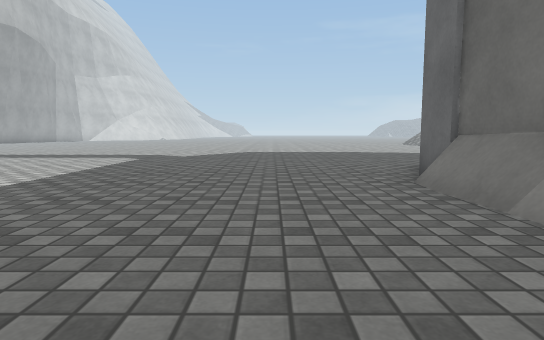
[1] (above)

24 first-person views from a walk through a scene from a Unity 3-D project. The camera is 0.72 m above the floor, tilts 6° down and sees 75° across. The floor is counted in squares, 1 m on a side. Each view is taken from the middle of a square. On the plan, view 1 faces up. The plan holds only what a view shows up to about 11 squares ahead; the rest is blank. The place goes on beyond the plan. Surface patterns are stand-ins for the level's own textures.

[2]
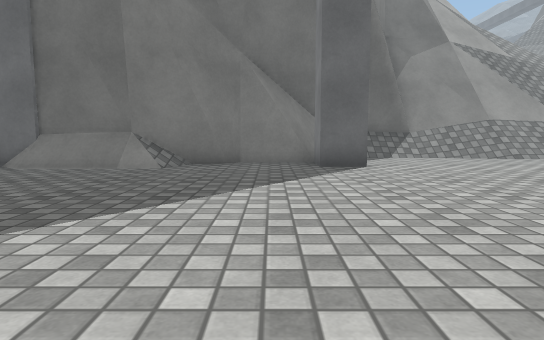

[3]
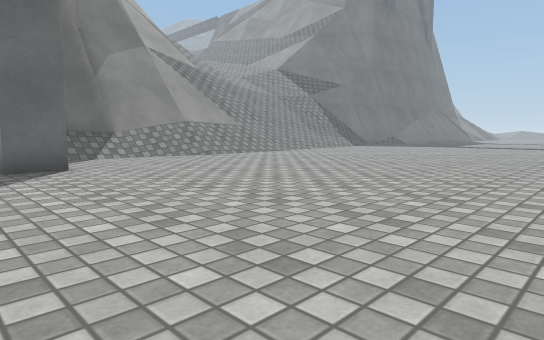

[4]
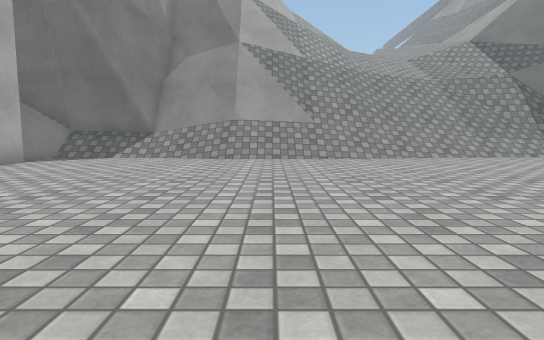

[5]
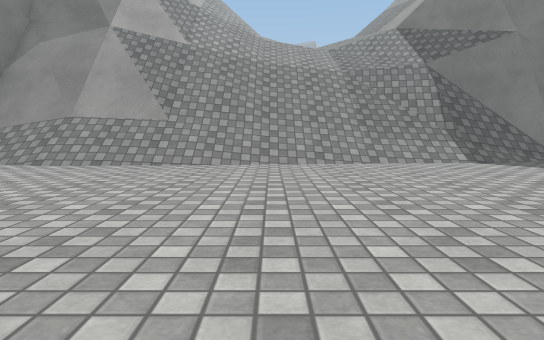

[6]
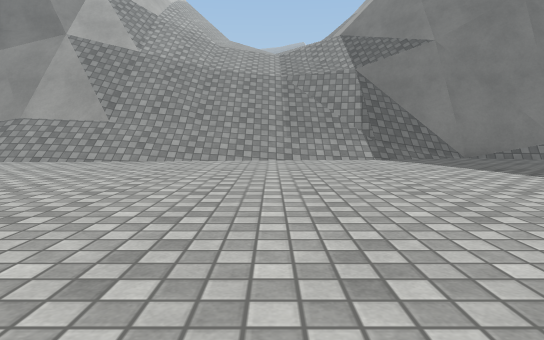

[7]
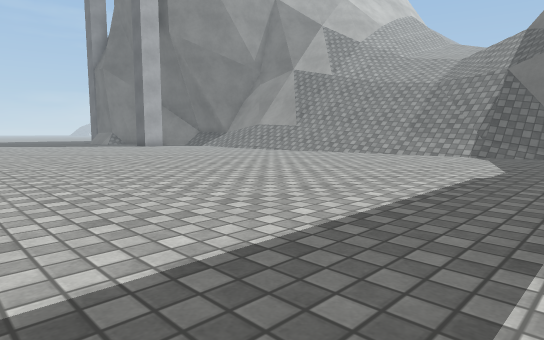

[8]
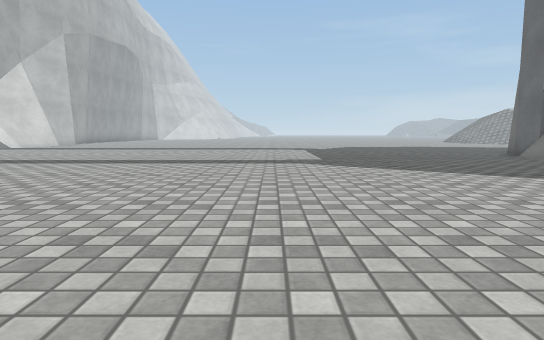

[9]
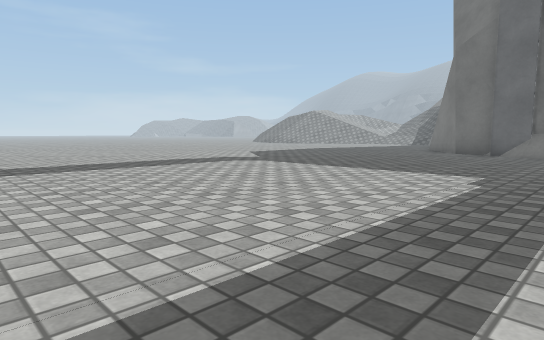

[10]
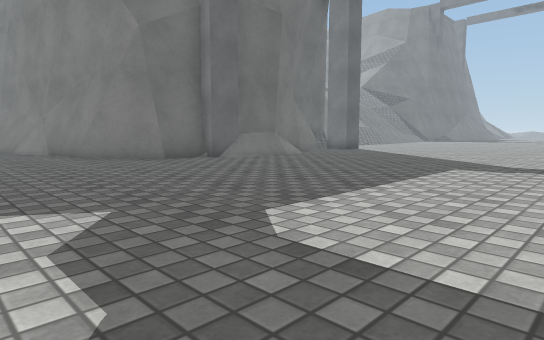

[11]
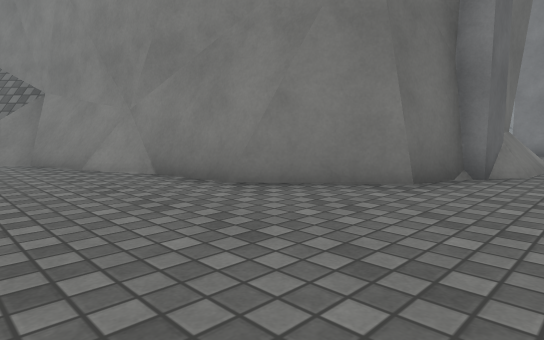

[12]
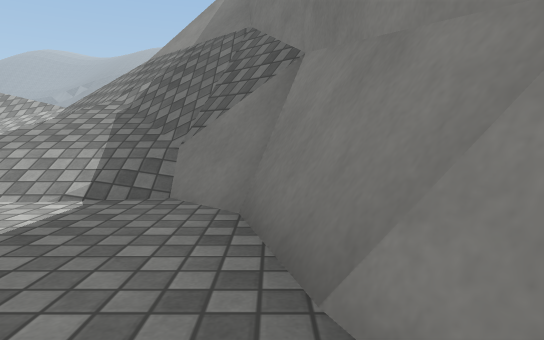

[13]
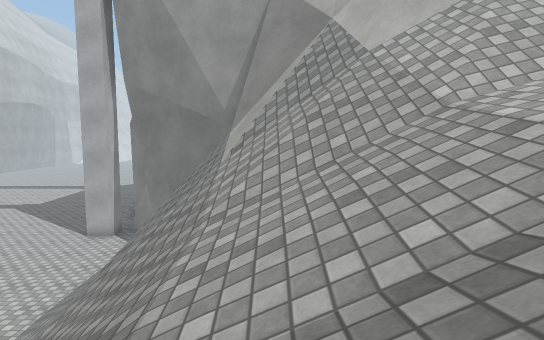

[14]
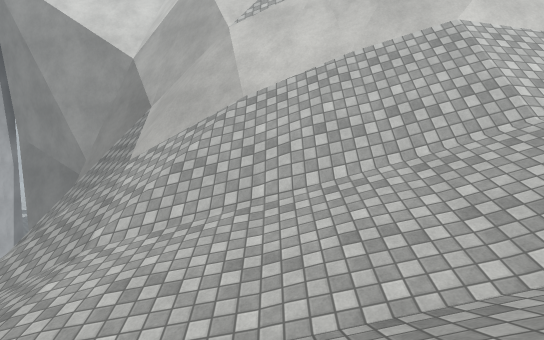

[15]
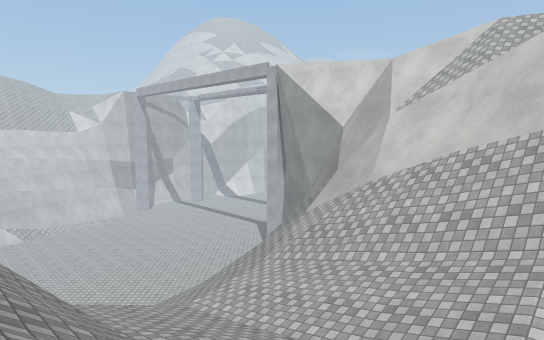

[16]
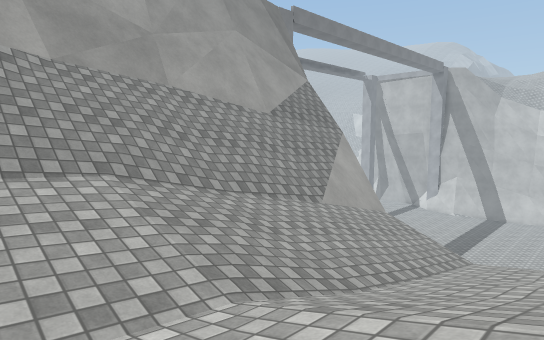

[17]
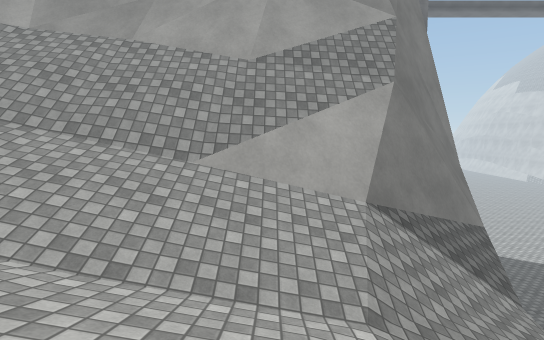

[18]
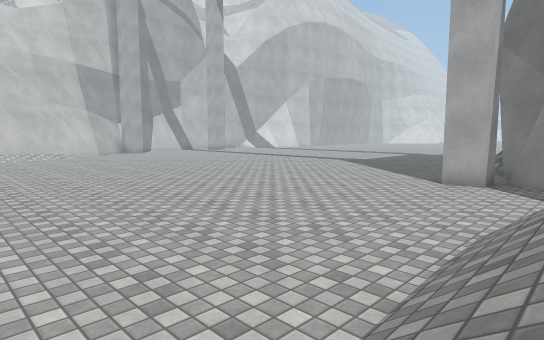

[19]
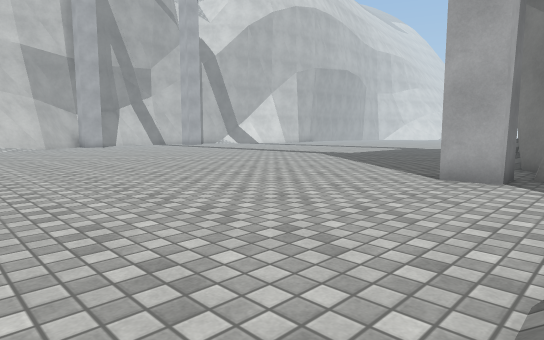

[20]
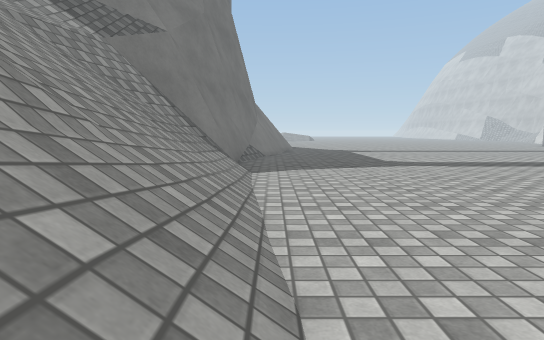

[21]
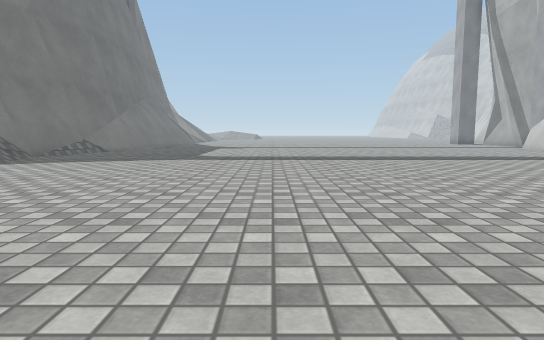

[22]
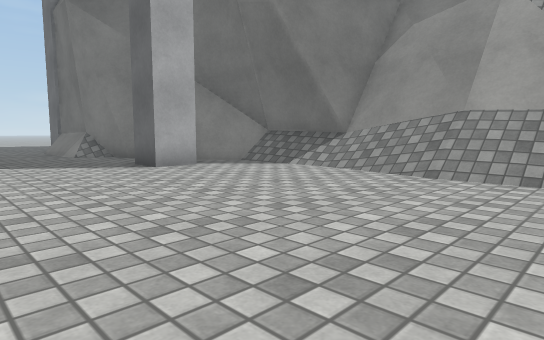

[23]
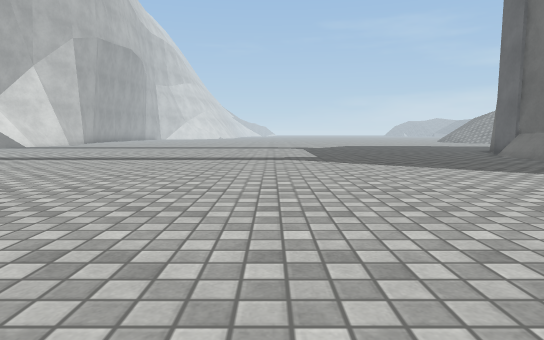

[24]
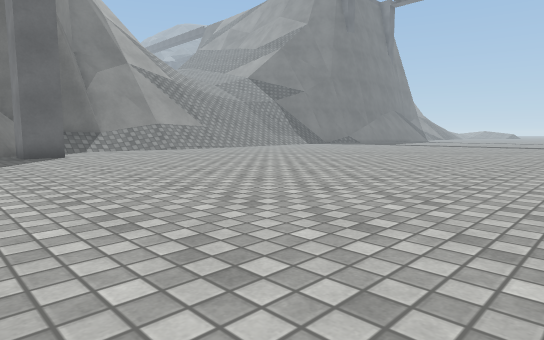

### Floor plan
Key: @ floor where view 1 was taken; # wall or solid block; . floor; / step, stairs or slope; = window, fence, low wall or low ledge; ^ raised ledge; v drop or lower ground.
Columns run from 13 left of view 1 to 21 right of it. Each row starts with its distance up from view 1.
 12     ........  .....   ..////==
 11     ....................=///#v
 10     ..................######^
  9     ..............#######^
  8     .............##
  7    .............##
  6 ................#
  5 ...............##
  4 ...............##
  3  ..............=#
  2   ..............#
  1    .............##
  0    ..........@...#
 -1     ............####
 -2     ............#.=#
 -3     ...............#
 -4      ..............#^
 -5      ............./=#
 -6      ............./=# ###^
 -7      ............./=^^#==#
 -8      ............./=^^==/#^^^^^^  ^
 -9      ............./==^=//==#==^^###
-10       ............//^/////////^^#^
-11       ............//=////////=^^^/
-12       ............/////////////// /
-13         ..........////////////////
-14         ...........////////////////
-15        ............////////////////
-16        ............//^/////////////
-17       ............./^^//#==^//////
-18      ..............^^v/#^^#^^/////
-19     ...............####^^^^^//////
-20     ...............###  ==^###==##

Where each view was taken, in squares from view 1:
view 1: 0 up, 0 right, facing up
view 2: 0 up, 5 left, facing right
view 3: 0 up, 5 left, facing down-right
view 4: 8 down, 5 left, facing right
view 5: 12 down, 3 left, facing right
view 6: 14 down, 4 left, facing right
view 7: 20 down, 6 left, facing up-right
view 8: 5 down, 5 left, facing up
view 9: 3 up, 10 left, facing up-right
view 10: 12 up, 6 left, facing down-right
view 11: 12 up, 1 right, facing down-right
view 12: 10 up, 7 right, facing right
view 13: 16 down, 10 right, facing up
view 14: 17 down, 15 right, facing up
view 15: 19 down, 20 right, facing up-left
view 16: 12 down, 21 right, facing down-left
view 17: 11 down, 13 right, facing down
view 18: 12 down, 6 right, facing up-left
view 19: 9 down, 5 right, facing up-left
view 20: 9 down, 5 right, facing down
view 21: 9 down, 1 left, facing down
view 22: 9 down, 1 left, facing up-right
view 23: 6 down, 5 left, facing up
view 24: 1 up, 9 left, facing down-right
